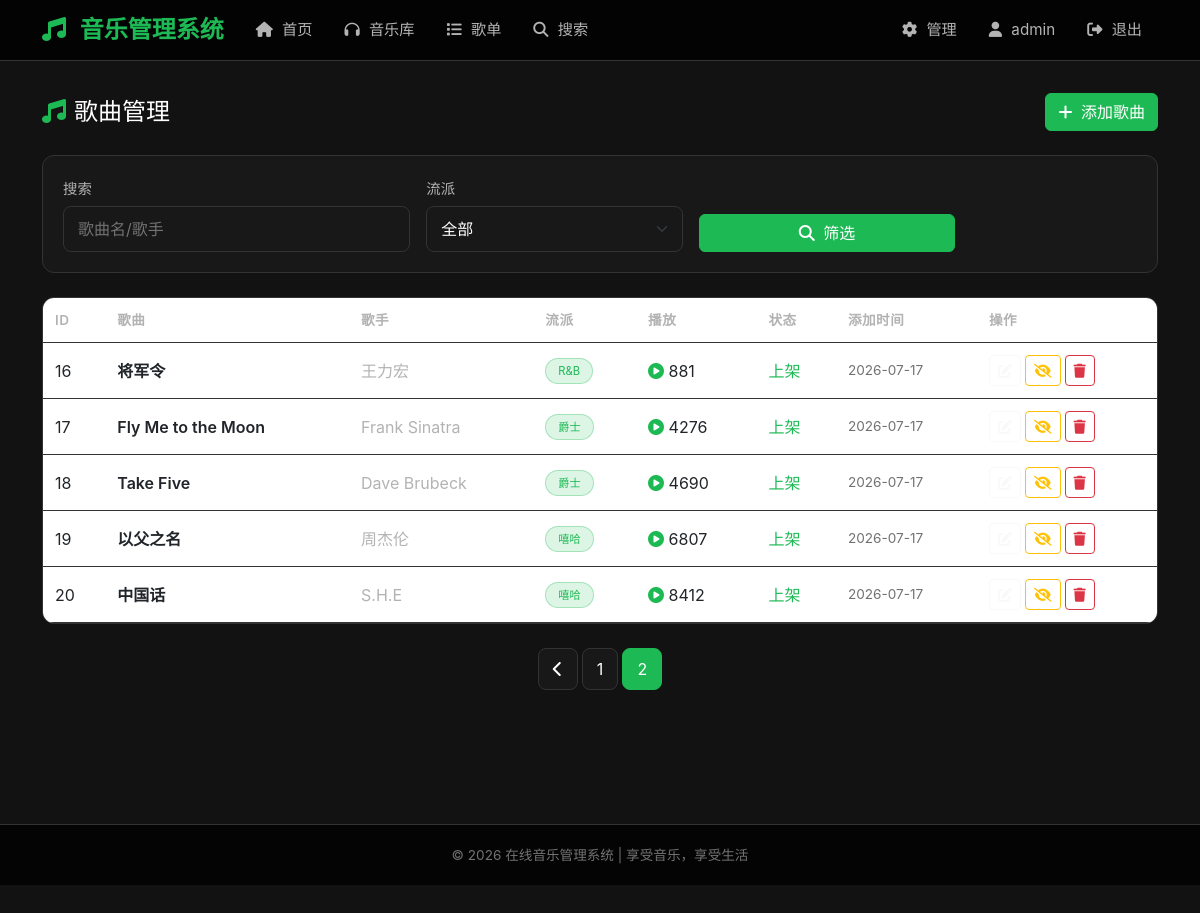
Screenshot of /admin/songs?page=2&search=&genre= (signed in) with the database file from the repository.
### app.py (models this page shows, shortened)
class Song(db.Model):
    __tablename__ = 'songs'
    id = db.Column(db.Integer, primary_key=True)
    title = db.Column(db.String(100), nullable=False)
    artist = db.Column(db.String(100), default='未知艺术家')
    album = db.Column(db.String(100), default='未知专辑')
    genre = db.Column(db.String(50), default='流行')  # 流派：流行、摇滚、古典、电子、民谣、R&B、爵士、嘻哈
    duration = db.Column(db.Integer, default=0)  # 时长（秒）
    file_path = db.Column(db.String(200), nullable=False)  # 音乐文件路径
    cover_image = db.Column(db.String(200), default='default_cover.jpg')
    lyrics = db.Column(db.Text, default='')  # 歌词
    play_count = db.Column(db.Integer, default=0)
    is_active = db.Column(db.Boolean, default=True)
    created_at = db.Column(db.DateTime, default=db.func.now())
    reviews = db.relationship('Review', backref='song', lazy=True)
    favorites = db.relationship('Favorite', backref='song', lazy=True)
    playlist_songs = db.relationship('PlaylistSong', backref='song', lazy=True)
    play_history = db.relationship('PlayHistory', backref='song', lazy=True)

### app.py (the view)
@app.route('/admin/songs')
@admin_required
def admin_songs():
    page = request.args.get('page', 1, type=int)
    per_page = 15
    search = request.args.get('search', '')
    genre_filter = request.args.get('genre', '')
    query = Song.query
    if search:
        query = query.filter(
            (Song.title.contains(search)) |
            (Song.artist.contains(search))
        )
    if genre_filter:
        query = query.filter_by(genre=genre_filter)
    songs = query.order_by(Song.created_at.desc()).paginate(
        page=page, per_page=per_page, error_out=False
    )
    genres = ['流行', '摇滚', '古典', '电子', '民谣', 'R&B', '爵士', '嘻哈']
    return render_template('admin/songs.html', songs=songs, search=search, genre_filter=genre_filter, genres=genres)

### app.py (called while the page is built)
def admin_required(f):
    @wraps(f)
    def decorated_function(*args, **kwargs):
        if 'user_id' not in session:
            flash('请先登录', 'warning')
            return redirect(url_for('login'))
        if session.get('role') != 'admin':
            flash('需要管理员权限', 'danger')
            return redirect(url_for('index'))
        return f(*args, **kwargs)
    return decorated_function

### templates/admin/songs.html (shortened to what this page needs)
{% extends "base.html" %}
{% block content %}
<div class="d-flex justify-content-between align-items-center mb-4">
    <h4 class="mb-0"><i class="fas fa-music me-2" style="color: var(--primary-color);"></i>歌曲管理</h4>
    <a href="{{ url_for('admin_song_add') }}" class="btn btn-primary">
        <i class="fas fa-plus me-1"></i> 添加歌曲
    </a>
</div>
<div class="card mb-4">
    <div class="card-body">
        <form method="GET" class="row g-3 align-items-end">
            <div class="col-md-4">
                <label class="form-label">搜索</label>
                <input type="text" name="search" class="form-control" placeholder="歌曲名/歌手" value="{{ search }}">
            </div>
            <div class="col-md-3">
                <label class="form-label">流派</label>
                <select name="genre" class="form-select">
                    <option value="">全部</option>
                </select>
            </div>
            <div class="col-md-3">
                <button type="submit" class="btn btn-primary w-100">
                    <i class="fas fa-search me-1"></i> 筛选
                </button>
            </div>
        </form>
    </div>
</div>
<div class="card">
    <div class="card-body p-0">
        {% if songs.items %}
        <div class="table-responsive">
            <table class="table table-hover mb-0">
                <thead>
                    <tr>
                        <th>ID</th>
                        <th>歌曲</th>
                        <th>歌手</th>
                        <th>流派</th>
                        <th>播放</th>
                        <th>状态</th>
                        <th>添加时间</th>
                        <th style="width: 180px;">操作</th>
                    </tr>
                </thead>
                <tbody>
                    {% for song in songs.items %}
                    <tr>
                        <td>{{ song.id }}</td>
                        <td style="font-weight: 600;">{{ song.title }}</td>
                        <td style="color: var(--text-secondary);">{{ song.artist }}</td>
                        <td><span class="genre-badge" style="font-size: 0.7rem;">{{ song.genre }}</span></td>
                        <td><i class="fas fa-play-circle" style="color: var(--primary-color);"></i> {{ song.play_count }}</td>
                        <td>
                            {% if song.is_active %}
                            <span style="color: var(--primary-color);">上架</span>
                            {% else %}
                            <span style="color: var(--text-muted);">下架</span>
                            {% endif %}
                        </td>
                        <td style="font-size: 0.85rem; color: var(--text-muted);">{{ song.created_at.strftime('%Y-%m-%d') if song.created_at else '' }}</td>
                        <td>
                            <div class="d-flex gap-1">
                                <a href="{{ url_for('admin_song_edit', song_id=song.id) }}" class="btn btn-sm btn-outline-light">
                                    <i class="fas fa-edit"></i>
                                </a>
                                <form method="POST" action="{{ url_for('admin_song_toggle', song_id=song.id) }}" style="display:inline;">
                                    <button type="submit" class="btn btn-sm btn-outline-warning">
                                        <i class="fas {% if song.is_active %}fa-eye-slash{% else %}fa-eye{% endif %}"></i>
                                    </button>
                                </form>
                                <form method="POST" action="{{ url_for('admin_song_delete', song_id=song.id) }}" style="display:inline;">
                                    <button type="submit" class="btn btn-sm btn-outline-danger" onclick="return confirm('确定删除此歌曲？此操作不可恢复！')">
                                        <i class="fas fa-trash"></i>
                                    </button>
                                </form>
                            </div>
                        </td>
                    </tr>
                    {% endfor %}
                </tbody>
            </table>
        </div>
        {% else %}
        <div class="text-center py-4">
            <p style="color: var(--text-secondary);">暂无歌曲</p>
        </div>
        {% endif %}
    </div>
</div>
{% if songs.pages > 1 %}
<nav class="mt-4">
    <ul class="pagination justify-content-center">
        {% if songs.has_prev %}
        <li class="page-item">
            <a class="page-link" href="{{ url_for('admin_songs', page=songs.prev_num, search=search, genre=genre_filter) }}">
                <i class="fas fa-chevron-left"></i>
            </a>
        </li>
        {% endif %}
        {% for page_num in songs.iter_pages(left_edge=1, right_edge=1, left_current=2, right_current=2) %}
            {% if page_num %}
            <li class="page-item {% if page_num == songs.page %}active{% endif %}">
                <a class="page-link" href="{{ url_for('admin_songs', page=page_num, search=search, genre=genre_filter) }}">{{ page_num }}</a>
            </li>
            {% else %}
            <li class="page-item disabled"><span class="page-link">...</span></li>
            {% endif %}
        {% endfor %}
    </ul>
</nav>
{% endif %}
{% endblock %}

### static/css/style.css (style rules this page uses)
:root { --primary-color: #1db954; --primary-dark: #169c46; --secondary-color: #191414; --bg-dark: #121212; --bg-card: #181818; --bg-card-hover: #282828; --text-primary: #ffffff; --text-secondary: #b3b3b3; --text-muted: #727272; --border-color: #333333; --gradient-start: #1db954; --gradient-end: #191414; }
* { margin: 0; padding: 0; box-sizing: border-box; }
body { font-family: -apple-system, BlinkMacSystemFont, 'Segoe UI', 'PingFang SC', 'Microsoft YaHei', sans-serif; background-color: var(--bg-dark); color: var(--text-primary); min-height: 100vh; display: flex; flex-direction: column; }
a { color: var(--text-primary); text-decoration: none; transition: color 0.3s; }
.btn-primary { background-color: var(--primary-color); border-color: var(--primary-color); color: #fff; }
.card { background-color: var(--bg-card); border: 1px solid var(--border-color); border-radius: 12px; transition: all 0.3s ease; overflow: hidden; }
.card-body { padding: 1.25rem; }
.table { color: var(--text-primary); margin-bottom: 0; }
.table thead th { border-bottom: 1px solid var(--border-color); color: var(--text-secondary); font-weight: 600; font-size: 0.85rem; text-transform: uppercase; letter-spacing: 0.5px; padding: 12px; }
.table td { border-bottom: 1px solid var(--border-color); vertical-align: middle; padding: 12px; }
.form-control, .form-select { background-color: var(--bg-card); border: 1px solid var(--border-color); color: var(--text-primary); border-radius: 8px; padding: 10px 14px; }
.form-control::placeholder { color: var(--text-muted); }
.form-label { color: var(--text-secondary); font-size: 0.9rem; margin-bottom: 6px; }
.pagination { gap: 5px; }
.pagination .page-link { background-color: var(--bg-card); border: 1px solid var(--border-color); color: var(--text-primary); border-radius: 8px !important; padding: 8px 14px; }
.pagination .page-item.active .page-link { background-color: var(--primary-color); border-color: var(--primary-color); color: #fff; }
.genre-badge { display: inline-block; padding: 4px 12px; border-radius: 15px; font-size: 0.8rem; background-color: rgba(29, 185, 84, 0.15); color: var(--primary-color); border: 1px solid rgba(29, 185, 84, 0.3); }

### rows the page displays
Song: id "16", title "将军令", artist "王力宏", genre "R&B", play_count "881", is_active "上架", created_at "2026-07-17"
Song: id "17", title "Fly Me to the Moon", artist "Frank Sinatra", genre "爵士", play_count "4276", is_active "上架", created_at "2026-07-17"
Song: id "18", title "Take Five", artist "Dave Brubeck", genre "爵士", play_count "4690", is_active "上架", created_at "2026-07-17"
Song: id "19", title "以父之名", artist "周杰伦", genre "嘻哈", play_count "6807", is_active "上架", created_at "2026-07-17"
Song: id "20", title "中国话", artist "S.H.E", genre "嘻哈", play_count "8412", is_active "上架", created_at "2026-07-17"

### other values shown
{{ session.username }} "admin"
{{ page_num }} "1" "2"
